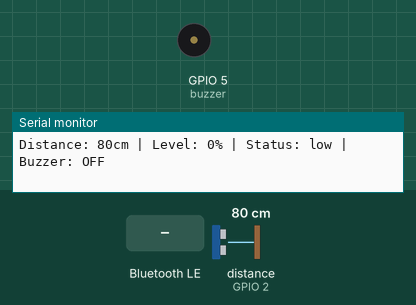
A sketch run on a simulated ESP32. On the bench: buzzer (waves = sounding, pin HIGH), the last lines printed to the serial monitor. Wiring (inferred from the names in the program): ultrasonic range finder: trigger GPIO 4; echo GPIO 2. The inputs (shaded band) are chosen by the test bench; at power-on: distance to the obstacle (sensor on GPIO 2) 80 cm. The echo pulse lasts 58.3 µs per cm; nothing arrives over Bluetooth unless stated; a phone connects over Bluetooth LE 3 s after start; pins used as bus, display or sensor lines are not drawn.

Above: at 1.2 s.
1.3 s: distance to the obstacle (sensor on GPIO 2) set to 9 cm
3.5 s: distance to the obstacle (sensor on GPIO 2) set to 6 cm
At 4.6 s:
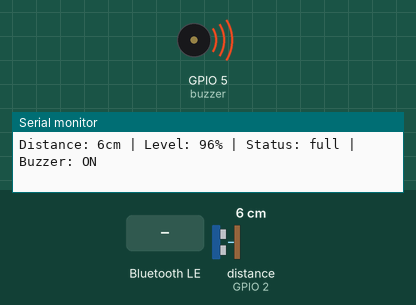
5.0 s: Bluetooth LE write "BUZZER_OFF" received
At 6.1 s:
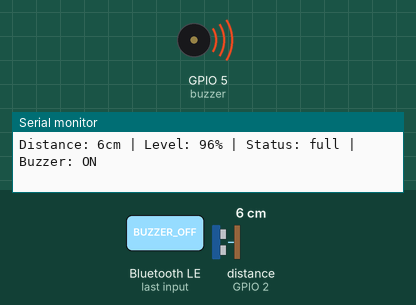
Timing chart, 0 to 8.0 s (numbered marks = the images above; inputs shaded):
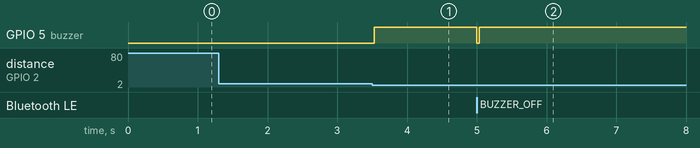

Measured:
- the behaviour switches between 8 and 7 cm on distance to the obstacle (sensor on GPIO 2) (found by bisection; images 0 and 1)
- after the input at 3.5 s, GPIO 5 (buzzer): LOW → HIGH at once
- after the input at 5.0 s, GPIO 5 (buzzer): HIGH → LOW at once, → HIGH 0.03 s later

The sketch:

arduinoesp32.ino
```cpp
#include <BLEDevice.h>
#include <BLEServer.h>
#include <BLEUtils.h>
#include <BLE2902.h>

// Pins
#define trigPin 4
#define echoPin 2
#define buzzer 5

// Tank settings
#define EMPTY_LEVEL 30  // cm
#define FULL_LEVEL 5    // cm

// BLE UUIDs
#define SERVICE_UUID        "4fafc201-1fb5-459e-8fcc-c5c9c331914b"
#define CHARACTERISTIC_UUID_NOTIFY "beb5483e-36e1-4688-b7f5-ea07361b26a8"
#define CHARACTERISTIC_UUID_WRITE "beb5483e-36e1-4688-b7f5-ea07361b26a9"

BLEServer* pServer = NULL;
BLECharacteristic* pNotifyCharacteristic = NULL;
BLECharacteristic* pWriteCharacteristic = NULL;

bool deviceConnected = false;
bool oldDeviceConnected = false;
bool buzzerActive = false;
long duration, distance;
int percentage = 0;
String status = "unknown";
bool newMeasurement = false;

// Connection callback
class MyServerCallbacks: public BLEServerCallbacks {
  void onConnect(BLEServer* pServer) {
    deviceConnected = true;
  }

  void onDisconnect(BLEServer* pServer) {
    deviceConnected = false;
  }
};

// Command receiver callback
class MyCallbacks: public BLECharacteristicCallbacks {
  void onWrite(BLECharacteristic *pChar) {
    String cmd = pChar->getValue();  // Use Arduino String

    if (cmd.length() > 0) {
      Serial.print("Command received: ");
      Serial.println(cmd);

      if (cmd == "BUZZER_OFF") {
        Serial.println("Turning buzzer off");
        digitalWrite(buzzer, LOW);
        buzzerActive = false;
        newMeasurement = true;
      }
    }
  }
};

void setup() {
  Serial.begin(115200);
  Serial.println("AquaGuard - Simplified Version");

  // Setup pins
  pinMode(trigPin, OUTPUT);
  pinMode(echoPin, INPUT);
  pinMode(buzzer, OUTPUT);

  // Setup BLE
  BLEDevice::init("AquaGuard");
  pServer = BLEDevice::createServer();
  pServer->setCallbacks(new MyServerCallbacks());

  BLEService *pService = pServer->createService(SERVICE_UUID);

  // Setup characteristics
  pNotifyCharacteristic = pService->createCharacteristic(
    CHARACTERISTIC_UUID_NOTIFY,
    BLECharacteristic::PROPERTY_READ |
    BLECharacteristic::PROPERTY_NOTIFY
  );
  pNotifyCharacteristic->addDescriptor(new BLE2902());

  pWriteCharacteristic = pService->createCharacteristic(
    CHARACTERISTIC_UUID_WRITE,
    BLECharacteristic::PROPERTY_WRITE
  );
  pWriteCharacteristic->setCallbacks(new MyCallbacks());

  pService->start();

  // Start advertising
  BLEAdvertising *pAdvertising = BLEDevice::getAdvertising();
  pAdvertising->addServiceUUID(SERVICE_UUID);
  pAdvertising->setScanResponse(true);
  pAdvertising->setMinPreferred(0x06);
  pAdvertising->setMinPreferred(0x12);
  BLEDevice::startAdvertising();

  Serial.println("Ready for connections");
}

void loop() {
  // Measure water level
  digitalWrite(trigPin, LOW);
  delayMicroseconds(2);
  digitalWrite(trigPin, HIGH);
  delayMicroseconds(10);
  digitalWrite(trigPin, LOW);

  duration = pulseIn(echoPin, HIGH);
  distance = duration / 58.2;

  // Calculate percentage
  if (distance >= EMPTY_LEVEL) {
    percentage = 0;
  } else if (distance <= FULL_LEVEL) {
    percentage = 100;
  } else {
    percentage = 100 - ((distance - FULL_LEVEL) * 100) / (EMPTY_LEVEL - FULL_LEVEL);
  }

  // Set status
  if (percentage < 20) {
    status = "low";
  } else if (percentage < 70) {
    status = "medium";
  } else {
    status = "full";
  }

  // Check if buzzer should be active
  if (distance <= 7) {
    if (!buzzerActive) {
      digitalWrite(buzzer, HIGH);
      buzzerActive = true;
      newMeasurement = true;
    }
  } else if (!buzzerActive) {
    digitalWrite(buzzer, LOW);
  }

  // Print debug info
  Serial.print("Distance: ");
  Serial.print(distance);
  Serial.print("cm | Level: ");
  Serial.print(percentage);
  Serial.print("% | Status: ");
  Serial.print(status);
  Serial.print(" | Buzzer: ");
  Serial.println(buzzerActive ? "ON" : "OFF");

  // Send data if connected
  if (deviceConnected) {
    static unsigned long lastSend = 0;
    if (newMeasurement || millis() - lastSend > 2000) {
      String json = "{\"percentage\":" + String(percentage) +
                    ",\"status\":\"" + status +
                    "\",\"buzzer_active\":" + (buzzerActive ? "true" : "false") + "}";

      pNotifyCharacteristic->setValue(json.c_str());  // Use c_str()
      pNotifyCharacteristic->notify();

      lastSend = millis();
      newMeasurement = false;

      Serial.print("Sent: ");
      Serial.println(json);
    }
  }

  // Handle connection state changes
  if (!deviceConnected && oldDeviceConnected) {
    delay(500);
    pServer->startAdvertising();
    oldDeviceConnected = deviceConnected;
  }

  if (deviceConnected && !oldDeviceConnected) {
    oldDeviceConnected = deviceConnected;
  }

  delay(500);
}
```
